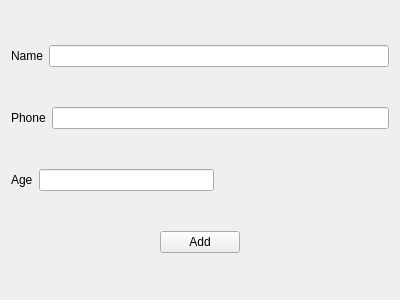
<?xml version="1.0" encoding="UTF-8"?>
<ui version="4.0">
 <class>PatientForm</class>
 <widget class="QWidget" name="PatientForm">
  <property name="geometry">
   <rect>
    <x>0</x>
    <y>0</y>
    <width>400</width>
    <height>300</height>
   </rect>
  </property>
  <property name="windowTitle">
   <string>Form</string>
  </property>
  <layout class="QVBoxLayout" name="verticalLayout">
   <item>
    <layout class="QHBoxLayout" name="horizontalLayout">
     <item>
      <widget class="QLabel" name="label">
       <property name="text">
        <string>Name</string>
       </property>
      </widget>
     </item>
     <item>
      <widget class="QLineEdit" name="name"/>
     </item>
    </layout>
   </item>
   <item>
    <layout class="QHBoxLayout" name="horizontalLayout_2">
     <item>
      <widget class="QLabel" name="label_2">
       <property name="text">
        <string>Phone</string>
       </property>
      </widget>
     </item>
     <item>
      <widget class="QLineEdit" name="phone"/>
     </item>
    </layout>
   </item>
   <item>
    <layout class="QHBoxLayout" name="horizontalLayout_3">
     <item>
      <widget class="QLabel" name="label_3">
       <property name="text">
        <string>Age</string>
       </property>
      </widget>
     </item>
     <item>
      <widget class="QLineEdit" name="age"/>
     </item>
     <item>
      <spacer name="horizontalSpacer_3">
       <property name="orientation">
        <enum>Qt::Horizontal</enum>
       </property>
       <property name="sizeHint" stdset="0">
        <size>
         <width>40</width>
         <height>20</height>
        </size>
       </property>
      </spacer>
     </item>
    </layout>
   </item>
   <item>
    <layout class="QHBoxLayout" name="horizontalLayout_4">
     <item>
      <spacer name="horizontalSpacer">
       <property name="orientation">
        <enum>Qt::Horizontal</enum>
       </property>
       <property name="sizeHint" stdset="0">
        <size>
         <width>40</width>
         <height>20</height>
        </size>
       </property>
      </spacer>
     </item>
     <item>
      <widget class="QPushButton" name="pushButton">
       <property name="text">
        <string>Add</string>
       </property>
      </widget>
     </item>
     <item>
      <spacer name="horizontalSpacer_2">
       <property name="orientation">
        <enum>Qt::Horizontal</enum>
       </property>
       <property name="sizeHint" stdset="0">
        <size>
         <width>40</width>
         <height>20</height>
        </size>
       </property>
      </spacer>
     </item>
    </layout>
   </item>
  </layout>
 </widget>
 <resources/>
 <connections/>
</ui>
